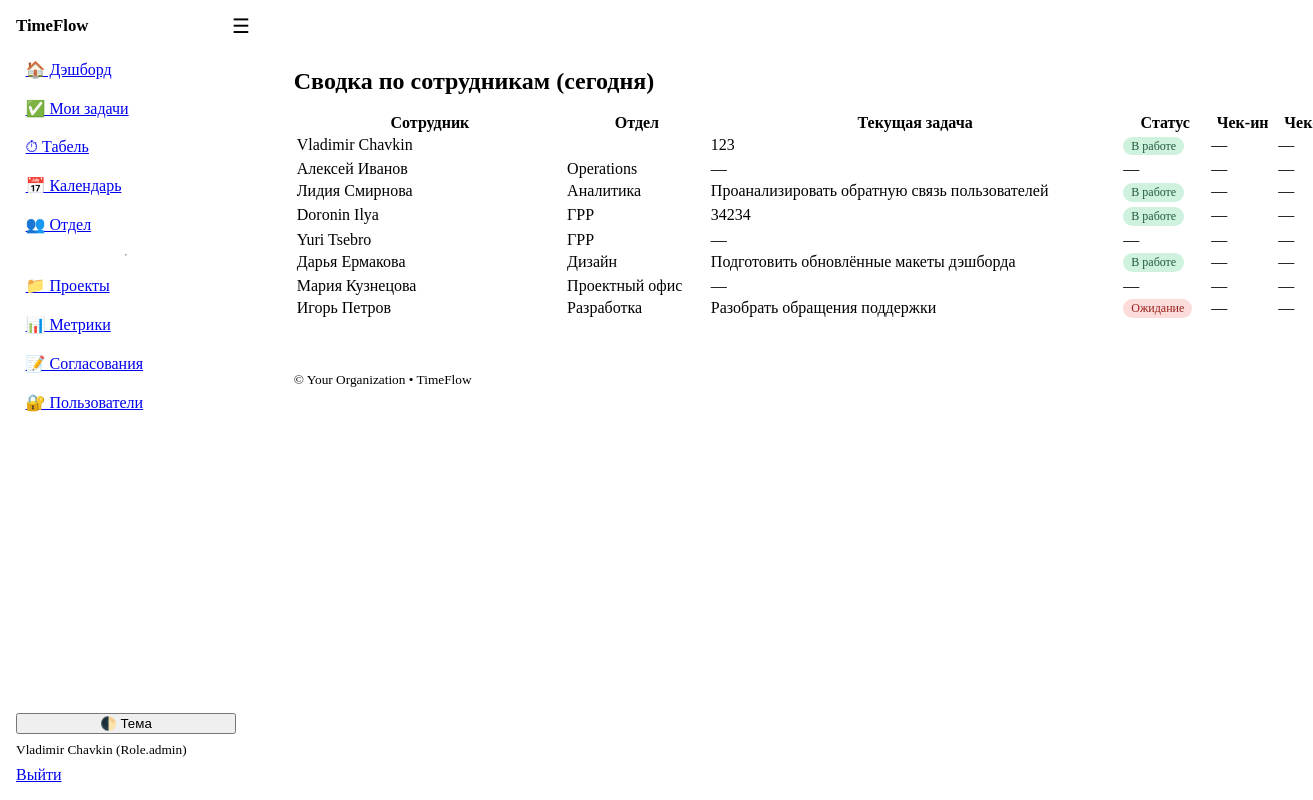
Screenshot of /team (signed in) with the database file from the repository.
### models.py (models this page shows)
class User(Base):
    __tablename__ = "users"
    id: Mapped[int] = mapped_column(Integer, primary_key=True, index=True)
    username: Mapped[str] = mapped_column(String(50), unique=True, index=True)
    full_name: Mapped[str] = mapped_column(String(120))
    email: Mapped[str] = mapped_column(String(200), unique=True)
    department: Mapped[str] = mapped_column(String(120), default="")
    role: Mapped[Role] = mapped_column(Enum(Role), default=Role.employee)
    is_active: Mapped[bool] = mapped_column(Boolean, default=True)
    hashed_password: Mapped[str] = mapped_column(String(255))
    created_at: Mapped[dt.datetime] = mapped_column(DateTime, default=dt.datetime.utcnow)
    tasks: Mapped[list["Task"]] = relationship(
        "Task",
        back_populates="assignee",
        foreign_keys="Task.assignee_id",
    )
    time_entries: Mapped[list["TimeEntry"]] = relationship(
        "TimeEntry",
        back_populates="user",
        foreign_keys="TimeEntry.user_id",
    )
    member_projects: Mapped[list["ProjectMember"]] = relationship(backref="user", cascade="all, delete-orphan")

class Task(Base):
    __tablename__ = "tasks"
    id: Mapped[int] = mapped_column(Integer, primary_key=True)
    title: Mapped[str] = mapped_column(String(200))
    description: Mapped[str] = mapped_column(Text, default="")
    status: Mapped[TaskStatus] = mapped_column(Enum(TaskStatus), default=TaskStatus.in_progress)
    priority: Mapped[Priority] = mapped_column(Enum(Priority), default=Priority.medium)
    percent_complete: Mapped[int] = mapped_column(Integer, default=0)
    start_date: Mapped[dt.date | None] = mapped_column(Date, nullable=True)
    due_date: Mapped[dt.date | None] = mapped_column(Date, nullable=True)
    project_id: Mapped[int | None] = mapped_column(ForeignKey("projects.id"))
    assignee_id: Mapped[int] = mapped_column(ForeignKey("users.id"))
    created_by_id: Mapped[int] = mapped_column(ForeignKey("users.id"))
    created_at: Mapped[dt.datetime] = mapped_column(DateTime, default=dt.datetime.utcnow)
    project: Mapped["Project"] = relationship("Project", back_populates="tasks")
    assignee: Mapped["User"] = relationship(
        "User",
        back_populates="tasks",
        foreign_keys=[assignee_id],
    )
    created_by: Mapped["User"] = relationship(
        "User",
        foreign_keys=[created_by_id],
    )
    comments: Mapped[list["TaskComment"]] = relationship(back_populates="task")
    time_entries: Mapped[list["TimeEntry"]] = relationship(back_populates="task")
    approved: Mapped[bool] = mapped_column(Boolean, default=True)

### app.py (the view)
@app.get("/team", response_class=HTMLResponse)
def team_view(request: Request, db: Session = Depends(get_db), user: User = Depends(get_current_user)):
    users = db.scalars(select(User).where(User.is_active == True).order_by(User.department, User.full_name)).all()  # noqa: E712
    rows = []
    for u in users:
        task = db.scalar(select(Task).where(Task.assignee_id == u.id).order_by(Task.priority.desc(), Task.due_date.nulls_last()))
        att = db.scalar(select(Attendance).where(Attendance.user_id == u.id, Attendance.date == dt.date.today()))
        rows.append((u, task, att))
    return templates.TemplateResponse("team.html", {"request": request, "user": user, "rows": rows, "app_name": APP_NAME})

### templates/team.html
{% extends "base.html" %}
{% block content_class %} content--wide{% endblock %}
{% block content %}
  <h2>Сводка по сотрудникам (сегодня)</h2>
  <div class="table-wrapper">
    <table>
      <thead><tr><th>Сотрудник</th><th>Отдел</th><th>Текущая задача</th><th>Статус</th><th>Чек-ин</th><th>Чек-аут</th></tr></thead>
      <tbody>
        {% for u, t, a in rows %}
        <tr>
          <td>{{ u.full_name }}</td>
          <td>{{ u.department }}</td>
          <td>{{ t.title if t else "—" }}</td>
          <td>{% if t %}<span class="badge status-{{ t.status|enum_value }}">{{ t.status|status_label }}</span>{% else %}—{% endif %}</td>
          <td>{{ a.check_in.strftime("%H:%M") if a and a.check_in else "—" }}</td>
          <td>{{ a.check_out.strftime("%H:%M") if a and a.check_out else "—" }}</td>
        </tr>
        {% endfor %}
      </tbody>
    </table>
  </div>
{% endblock %}

### templates/base.html (shortened to what this page needs)
<!doctype html>
<html lang="ru" data-theme="light">
<head>
  <link rel="stylesheet" href="https://cdn.jsdelivr.net/npm/@picocss/pico@1/css/pico.min.css">
  <link rel="stylesheet" href="/static/theme.css">
</head>
<body class="layout">
  <aside class="sidebar">
    <div class="brand">
      <strong>{{ app_name }}</strong>
    </div>
    <nav class="menu">
      <a href="/dashboard">🏠 Дэшборд</a>
      <a href="/tasks?mine=1">✅ Мои задачи</a>
      <a href="/timesheet">⏱ Табель</a>
      <a href="/leaves">📅 Календарь</a>
      <a href="/team">👥 Отдел</a>
      {% if user and (user.role in ['manager','admin']) %}
        <hr>
        <a href="/projects">📁 Проекты</a>
        <a href="/metrics">📊 Метрики</a>
        <a href="/admin/approvals">📝 Согласования</a>
        {% if user.role == "admin" %}<a href="/admin/users">🔐 Пользователи</a>{% endif %}
      {% endif %}
    </nav>
    <div class="sidebar-bottom">
      <button class="contrast full" onclick="toggleTheme()">🌓 Тема</button>
      {% if user %}
        <small class="muted">{{ user.full_name }} ({{ user.role }})</small>
        <a href="/auth/logout" class="secondary full">Выйти</a>
      {% endif %}
    </div>
  </aside>
  <header class="topbar">
    <label for="nav-toggle" class="burger" aria-label="Открыть меню">☰</label>
  </header>
  <main class="content{% block content_class %}{% endblock %}">
    {% block content %}{% endblock %}
  </main>
  <footer class="container footer-note">
    <small>&copy; {{ org_name if org_name is defined else '' }} • {{ app_name }}</small>
  </footer>
</body>
</html>

### static/theme.css (style rules this page uses)
:root { --sidebar-w: 220px; --topbar-h: 52px; --pico-border-radius: 12px; --content-max-width: 1200px; --content-gutter: clamp(1rem, 2.2vw + 0.5rem, 3rem); --chart-h: clamp(260px, 38vh, 520px); --tf-critical: hsl(0 75% 45%); --tf-badge-green-bg: hsl(148 58% 88%); --tf-badge-green-fg: hsl(148 45% 24%); --tf-badge-amber-bg: hsl(40 95% 90%); --tf-badge-amber-fg: hsl(28 65% 28%); --tf-badge-red-bg: hsl(3 80% 92%); --tf-badge-red-fg: hsl(3 70% 35%); --tf-badge-blue-bg: hsl(224 90% 92%); --tf-badge-blue-fg: hsl(224 70% 30%); --tf-badge-gray-bg: hsl(210 16% 90%); --tf-badge-gray-fg: hsl(210 12% 30%); }
.layout { display: contents; }
.sidebar { position: fixed; inset: 0 auto 0 0; width: var(--sidebar-w); background: var(--pico-card-background-color); border-right: 1px solid var(--pico-muted-border-color); padding: 1rem; display: flex; flex-direction: column; gap: 1rem; transform: translateX(-100%); transition: transform .2s ease; z-index: 1000; }
.brand { font-size: 1.05rem; white-space: nowrap; overflow: hidden; text-overflow: ellipsis; }
.menu { display: flex; flex-direction: column; gap: .25rem; }
.menu a { padding: .5rem .6rem; border-radius: 8px; }
.sidebar-bottom { margin-top: auto; display: grid; gap: .5rem; }
.full { width: 100%; }
.muted { color: var(--pico-muted-color); }
.topbar { position: fixed; top: 0; left: 0; right: 0; height: var(--topbar-h); display: flex; align-items: center; gap: .5rem; padding: 0 .75rem; background: var(--pico-background-color); border-bottom: 1px solid var(--pico-muted-border-color); z-index: 1100; }
.burger { font-size: 1.25rem; cursor: pointer; user-select: none; }
.content { padding: calc(var(--topbar-h) + 1rem) var(--content-gutter) 3rem; margin: 0 auto; width: min(100%, var(--content-max-width)); display: flex; flex-direction: column; gap: 1.25rem; }
.content.content--wide { width: 100%; max-width: none; }
.content > * { margin: 0; }
.footer-note { margin: 0 auto 2.5rem; width: min(100%, var(--content-max-width)); padding: 0 var(--content-gutter); }
@media (min-width: 992px) { .sidebar { transform: translateX(0); } }
@media (min-width: 992px) { .topbar { left: var(--sidebar-w); } }
@media (min-width: 992px) { .content, .footer-note { margin-left: calc(var(--sidebar-w) + var(--content-gutter)); width: min(calc(100% - var(--sidebar-w)), var(--content-max-width)); } }
@media (min-width: 992px) { .content.content--wide { width: calc(100% - var(--sidebar-w) - var(--content-gutter)); } }
.badge { padding: .15rem .5rem; border-radius: 999px; font-size: .75rem; line-height: 1.6; }
.status-in_progress { background: var(--tf-badge-green-bg); color: var(--tf-badge-green-fg); }
.status-waiting { background: var(--tf-badge-red-bg); color: var(--tf-badge-red-fg); }
.table-wrapper { overflow-x: auto; margin: -0.25rem -0.5rem 0; padding: 0 .5rem; }
.table-wrapper table { width: max-content; min-width: 100%; margin-bottom: 0; }
.table-wrapper th, .table-wrapper td { white-space: nowrap; vertical-align: top; }
.table-wrapper td:first-child { min-width: 220px; white-space: normal; }
.table-wrapper td .badge { white-space: nowrap; }

### rows the page displays
User: full_name "Vladimir Chavkin", role "Role.admin", title "123", status|status_label "В работе", check_in "—", check_out "—"
User: full_name "Алексей Иванов", department "Operations", title "—", check_in "—", check_out "—"
User: full_name "Лидия Смирнова", department "Аналитика", title "Проанализировать обратную связь пользователей", status|status_label "В работе", check_in "—", check_out "—"
User: full_name "Doronin Ilya", department "ГРР", title "34234", status|status_label "В работе", check_in "—", check_out "—"
User: full_name "Yuri Tsebro", department "ГРР", title "—", check_in "—", check_out "—"
User: full_name "Дарья Ермакова", department "Дизайн", title "Подготовить обновлённые макеты дэшборда", status|status_label "В работе", check_in "—", check_out "—"
User: full_name "Мария Кузнецова", department "Проектный офис", title "—", check_in "—", check_out "—"
User: full_name "Игорь Петров", department "Разработка", title "Разобрать обращения поддержки", status|status_label "Ожидание", check_in "—", check_out "—"

### other values shown
{{ app_name }} "TimeFlow"
{{ org_name if org_name is defined else '' }} "Your Organization"
